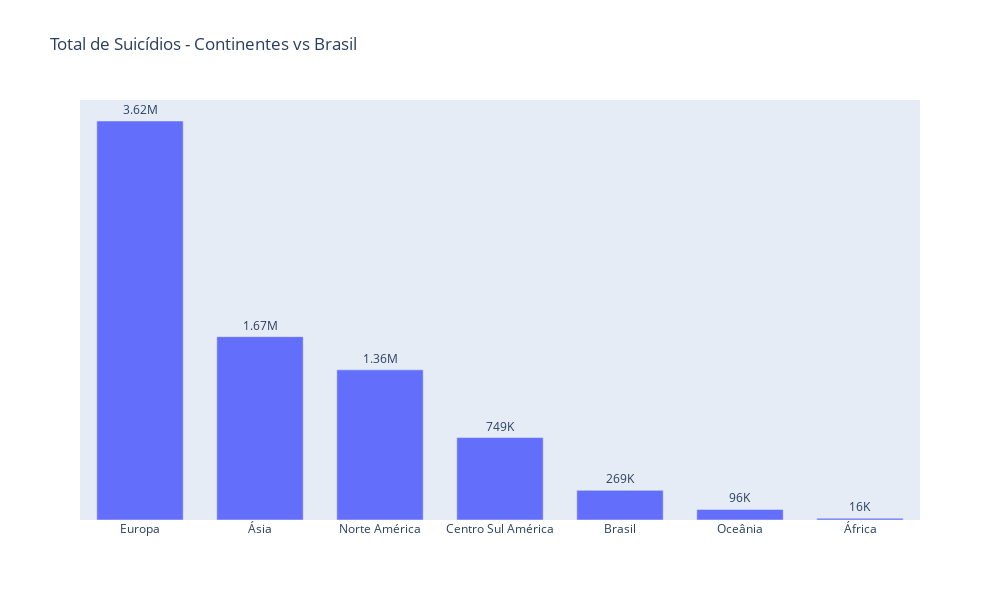

Here is the notebook cell this chart was saved with:
### Markdown cell above
## Análise do número total de suicidios - Continentes vs Brasil

### Code cell
# Função para formatar os valores em K ou M
def format_values(value):
    if value >= 1_000_000:
        return f'{value / 1_000_000:.2f}M'  # Formatar em M com duas casas decimais
    elif value >= 1_000:
        return f'{value / 1_000:.0f}K'  # Formatar em K sem casas decimais
    else:
        return f'{value:.0f}'  # Manter valores pequenos sem formatação

# Agrupar os dados e somar o número total de suicídios por continente
suicidios_continente = df.groupby('RegionName')['SuicideCount'].sum().reset_index()

# Filtrar e somar os dados do Brasil
suicidios_brasil = df[df['CountryName'] == 'Brazil'].groupby('CountryName')['SuicideCount'].sum().reset_index()

# Renomear a coluna 'CountryName' para 'RegionName' no Brasil para manter a consistência
suicidios_brasil.rename(columns={'CountryName': 'RegionName'}, inplace=True)

# Combinar os dados do Brasil com os dados dos continentes
dados_combinados = pd.concat([suicidios_continente, suicidios_brasil])

# Aplicar a formatação dos valores
dados_combinados['formatted_values'] = dados_combinados['SuicideCount'].apply(format_values)

# Modificar os rótulos dos continentes
nome_continentes = {
    'Africa': 'África',
    'Asia': 'Ásia',
    'Central and South America': 'Centro Sul América',
    'Europe': 'Europa',
    'North America and the Caribbean': 'Norte América',
    'Oceania': 'Oceânia',
    'Brazil': 'Brasil'
}
dados_combinados['RegionName'] = dados_combinados['RegionName'].map(nome_continentes)

# Ordenar os dados em ordem crescente pelos maiores valores de suicídios
dados_combinados = dados_combinados.sort_values(by='SuicideCount', ascending=False)

# Criar o gráfico de barras comparativo
fig = px.bar(dados_combinados, x='RegionName', y='SuicideCount',
             title='Total de Suicídios - Continentes vs Brasil')

# Atualizar o layout:
fig.update_layout(xaxis_title='', yaxis_visible=False, showlegend=False,
                  height=600, width=1000)

# Adicionar os valores formatados do eixo Y diretamente nas barras
fig.update_traces(texttemplate='%{customdata}', textposition='outside',
                  customdata=dados_combinados['formatted_values'])

# Ajustar o espaçamento das barras para que os dados apareçam corretamente
fig.update_layout(bargap=0.2, bargroupgap=0.1)

# Ajustar a rotação dos rótulos do eixo X
fig.update_layout(xaxis_tickangle=0)  # Rótulos do eixo X alinhados horizontalmente

# Exibir o gráfico
fig.show()

### Figure 1 — Plotly figure (JSON) as saved in the notebook; plotly's stock layout.template omitted (floating-point values rounded to 4 significant figures)
{"data": [{"alignmentgroup": "True", "customdata": ["3.62M", "1.67M", "1.36M", "749K", "269K", "96K", "16K"], "hovertemplate": "RegionName=%{x}<br>SuicideCount=%{y}<extra></extra>", "legendgroup": "", "marker": {"color": "#636efa", "pattern": {"shape": ""}}, "name": "", "offsetgroup": "", "orientation": "v", "showlegend": false, "textposition": "outside", "texttemplate": "%{customdata}", "type": "bar", "x": ["Europa", "Ásia", "Norte América", "Centro Sul América", "Brasil", "Oceânia", "África"], "xaxis": "x", "y": [3624527, 1665543, 1363995, 748702, 269397, 96330, 15592], "yaxis": "y"}], "layout": {"bargap": 0.2, "bargroupgap": 0.1, "barmode": "relative", "height": 600, "legend": {"tracegroupgap": 0}, "showlegend": false, "title": {"text": "Total de Suicídios - Continentes vs Brasil"}, "width": 1000, "xaxis": {"anchor": "y", "domain": [0, 1], "tickangle": 0, "title": {"text": ""}}, "yaxis": {"anchor": "x", "domain": [0, 1], "title": {"text": "SuicideCount"}, "visible": false}}}
